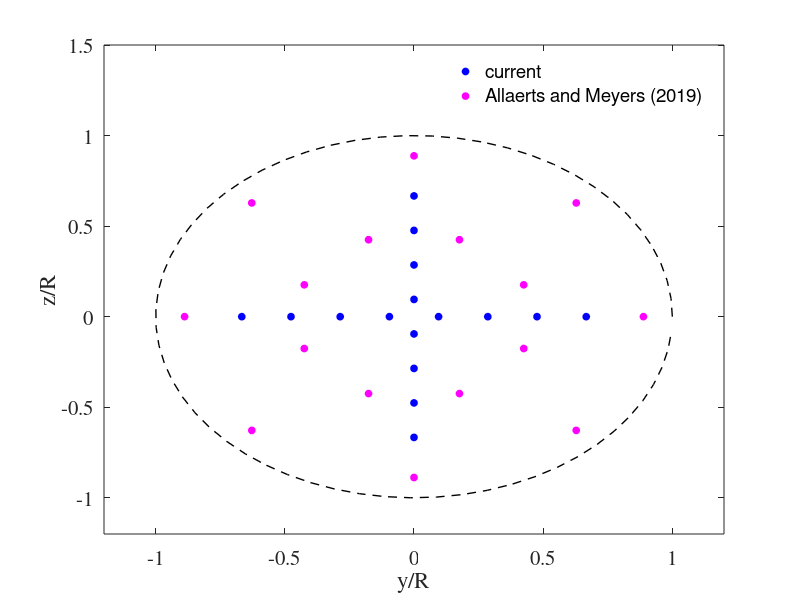

This figure's MATLAB source:
wind        = [1; 0; 0];
rotorCenter = [0; 0; 0];
D           = 126;

% STAR QUADRATURE POINTS 
% quadrature point radiuses (odd or even qp)
nq        = 16;
Rodd      = sqrt((3 + sqrt(3))/6) * D / 2;              
Reven     = sqrt((3 - sqrt(3))/6) * D / 2;  
qpoints_1 = zeros(3,nq);

x_hat   = wind/norm(wind,2);
z_hat   = [0; 0; 1];
y_hat   = cross(z_hat, x_hat);

% create quadrature points 
for qp=1:nq

    if(mod(qp,2) == 1)
        % odd quadrature point
        R = Rodd;
    elseif(mod(qp,2) == 0)
        % even quadrature point
        R = Reven;
    end

    % azimuth angle of this quadrature point  
    azmth_qp = 2*pi*(qp-1)/nq;

    % z of this quadrature point 
    z_qp     = R * sin(azmth_qp) * z_hat;

    % y of this quadrature point 
    y_qp     = R * cos(azmth_qp) * y_hat;

    % set this quadrature point coordinates 
    qpoints_1(:, qp) = rotorCenter + y_qp + z_qp;
end


% CROSS QUADRATURE POINTS 
% quadrature point radiuses (odd or even qp)
nq        = 16;
Deff      = 2*D/3;
Reff      = Deff/2;
qpoints_2 = zeros(3,nq);

x_hat   = wind/norm(wind,2);
z_hat   = [0; 0; 1];
y_hat   = cross(z_hat, x_hat);

% create quadrature points 
for qp=1:nq

    % z of this quadrature point 
    if(qp>8)
        z_qp     = (-Reff  + (qp-9)*Deff/7) * z_hat;
    else
        z_qp     = 0 * z_hat;
    end

    % y of this quadrature point 
    if(qp>8)
        y_qp     = 0 * y_hat;
    else
        y_qp     = (-Reff  + (qp-1)*Deff/7) * y_hat;
    end

    % set this quadrature point coordinates 
    qpoints_2(:, qp) = rotorCenter + y_qp + z_qp;
end
%%
azim = 0:0.1:2*pi;
R    = D/2;
figure(1);
for qp=1:nq
    p1 = plot(qpoints_2(2, qp)/R,qpoints_2(3, qp)/R,'ob','markerfacecolor','b','markersize',5); hold on;
    p2 = plot(qpoints_1(2, qp)/R,qpoints_1(3, qp)/R,'om','markerfacecolor','m','markersize',5); hold on;
end
plot(cos(azim),sin(azim),'--k','linewidth',1);
xlim([-1.2*D/2 1.2*D/2]/R);
ylim([-1.2*D/2 1.5*D/2]/R);
legend([p1 p2],'current','Allaerts and Meyers (2019)'); legend boxoff;
set(gca, 'FontName','Times')
set(gca, 'FontSize',15);
xlabel('y/R');
ylabel('z/R');
screen_size = get(0, 'ScreenSize');
horizSize     = screen_size(3);
verticalSize  = screen_size(4);
set(1, 'Position', [0 0 verticalSize/2 verticalSize/2] );
